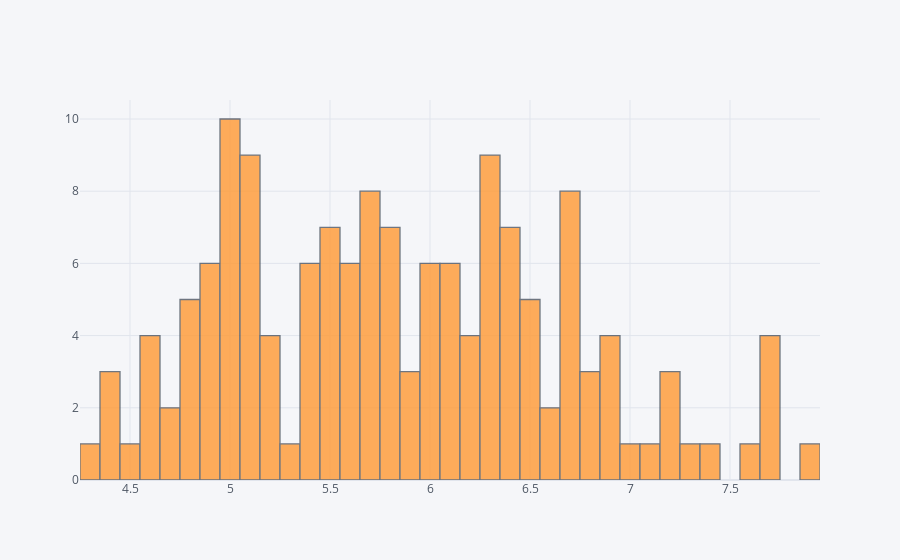

Notebook source saved alongside this figure:
### Code cell
mit['sepal.length'].iplot(kind='hist',bins=50)

### Figure 1 — Plotly figure (JSON) as saved in the notebook; plotly's stock layout.template omitted (floating-point values rounded to 4 significant figures; data arrays with more than 128 entries replaced by an {"elided": "..."} marker saying what was removed)
{"data": [{"histfunc": "count", "histnorm": "", "marker": {"color": "rgba(255, 153, 51, 1.0)", "line": {"color": "#4D5663", "width": 1.3}}, "name": "sepal.length", "nbinsx": 50, "opacity": 0.8, "orientation": "v", "type": "histogram", "x": {"elided": "150 float values"}}], "layout": {"barmode": "overlay", "legend": {"bgcolor": "#F5F6F9", "font": {"color": "#4D5663"}}, "paper_bgcolor": "#F5F6F9", "plot_bgcolor": "#F5F6F9", "title": {"font": {"color": "#4D5663"}}, "xaxis": {"gridcolor": "#E1E5ED", "showgrid": true, "tickfont": {"color": "#4D5663"}, "title": {"font": {"color": "#4D5663"}, "text": ""}, "zerolinecolor": "#E1E5ED"}, "yaxis": {"gridcolor": "#E1E5ED", "showgrid": true, "tickfont": {"color": "#4D5663"}, "title": {"font": {"color": "#4D5663"}, "text": ""}, "zerolinecolor": "#E1E5ED"}}}
